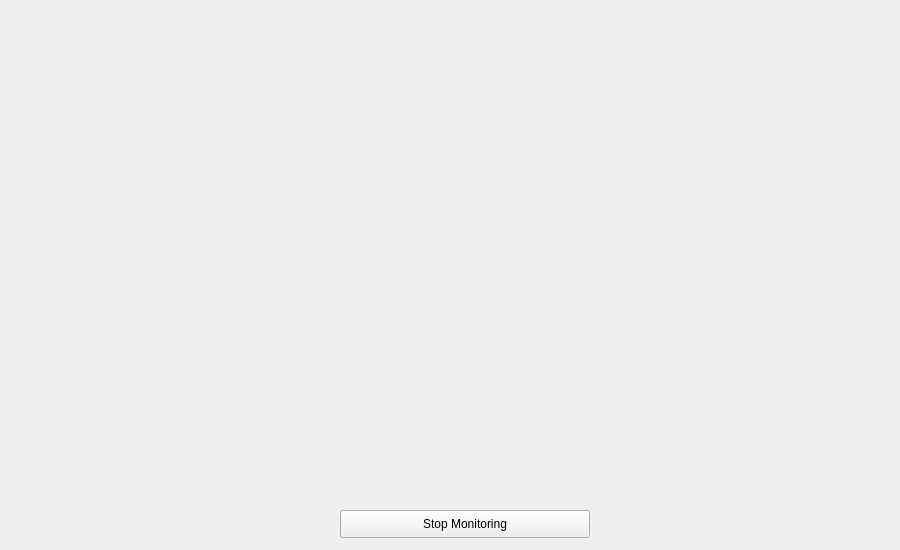
<?xml version="1.0" encoding="UTF-8"?>
<ui version="4.0">
 <class>MainWindow</class>
 <widget class="QMainWindow" name="MainWindow">
  <property name="geometry">
   <rect>
    <x>0</x>
    <y>0</y>
    <width>900</width>
    <height>550</height>
   </rect>
  </property>
  <property name="minimumSize">
   <size>
    <width>900</width>
    <height>550</height>
   </size>
  </property>
  <property name="maximumSize">
   <size>
    <width>900</width>
    <height>550</height>
   </size>
  </property>
  <property name="windowTitle">
   <string>Forest Fire Detection</string>
  </property>
  <widget class="QWidget" name="centralwidget">
   <widget class="QLabel" name="label_detection">
    <property name="geometry">
     <rect>
      <x>10</x>
      <y>10</y>
      <width>850</width>
      <height>490</height>
     </rect>
    </property>
    <property name="text">
     <string/>
    </property>
   </widget>
   <widget class="QPushButton" name="stop_detection_button">
    <property name="geometry">
     <rect>
      <x>340</x>
      <y>510</y>
      <width>250</width>
      <height>28</height>
     </rect>
    </property>
    <property name="text">
     <string>Stop Monitoring</string>
    </property>
   </widget>
  </widget>
 </widget>
 <resources/>
 <connections/>
</ui>
